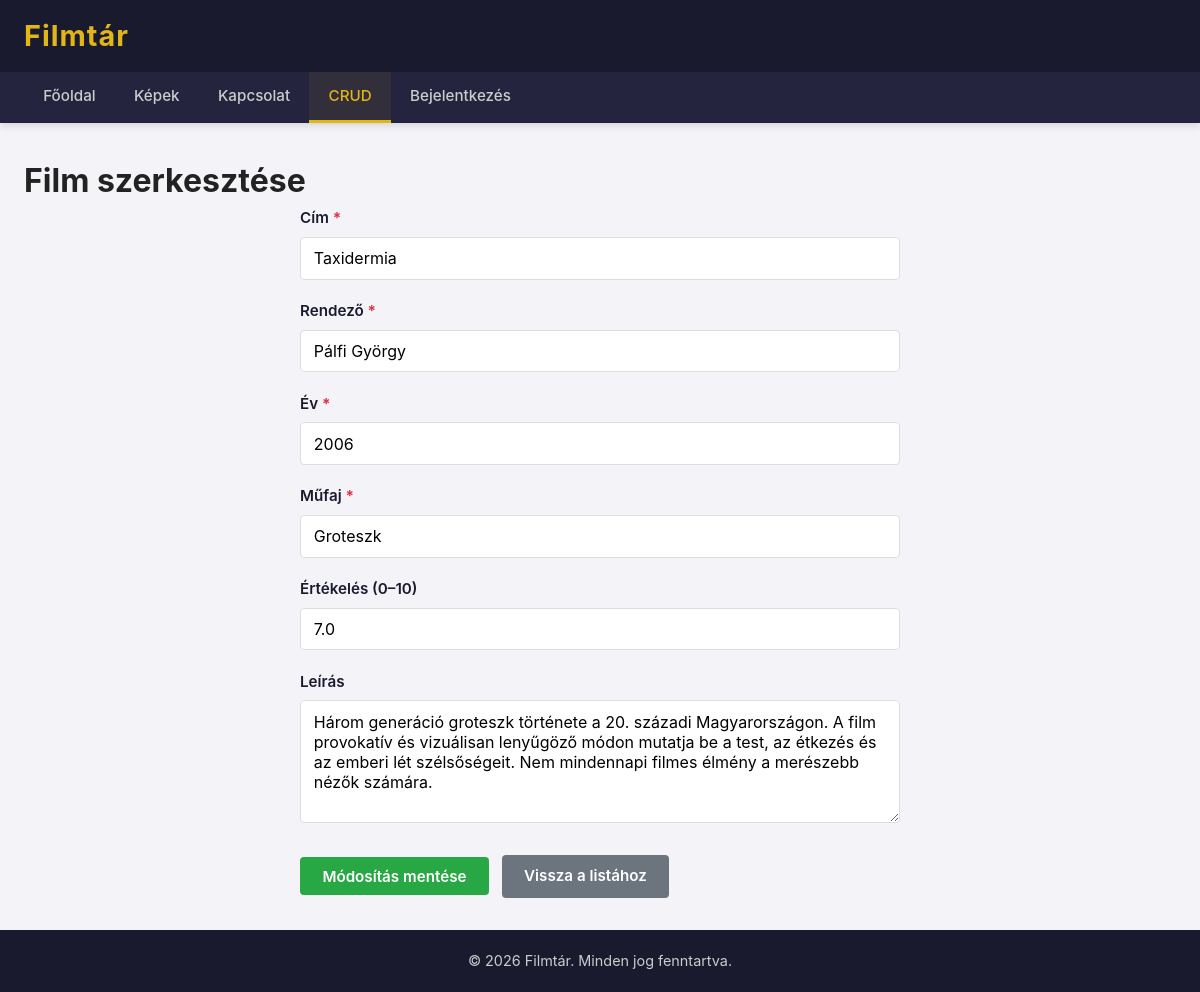
The app's page /index.php?page=crud&action=szerkeszt&id=12 with its own data.
### tables this page shows
CREATE TABLE `g_filmek` (
 `id` INT AUTO_INCREMENT PRIMARY KEY ,
 `cim` VARCHAR(200) NOT NULL ,
 `rendezo` VARCHAR(100) NOT NULL ,
 `ev` INT NOT NULL ,
 `mufaj` VARCHAR(100) NOT NULL ,
 `ertekeles` DECIMAL(3,1) DEFAULT NULL ,
 `leiras` TEXT DEFAULT NULL 
);

### pages/crud.php (the view, shortened to what this page needs)
<?php
$action = $_GET['action'] ?? 'list';
switch ($action) {
        ?>
        <?php
    case 'szerkeszt':
        $id = isset($_GET['id']) ? (int)$_GET['id'] : 0;
        $stmt = $dbh->prepare('SELECT * FROM g_filmek WHERE id = :id');
        $stmt->execute([':id' => $id]);
        $film = $stmt->fetch();
        ?>
        <?php
        $formData = $_SESSION['form_data'] ?? $film;
        ?>
        <h1>Film szerkesztése</h1>
        <form action="index.php?page=crud" method="POST" class="crud-form">
            <div class="form-group">
                <label for="cim">Cím <span class="required">*</span></label>
                <input type="text" id="cim" name="cim" required value="<?= htmlspecialchars($formData['cim'] ?? '') ?>" placeholder="Pl. A keresztapa">
            </div>
            <div class="form-group">
                <label for="rendezo">Rendező <span class="required">*</span></label>
                <input type="text" id="rendezo" name="rendezo" required value="<?= htmlspecialchars($formData['rendezo'] ?? '') ?>" placeholder="Pl. Francis Ford Coppola">
            </div>
            <div class="form-group">
                <label for="ev">Év <span class="required">*</span></label>
                <input type="number" id="ev" name="ev" required min="1888" max="<?= date('Y') + 5 ?>" value="<?= htmlspecialchars($formData['ev'] ?? '') ?>" placeholder="Pl. 1972">
            </div>
            <div class="form-group">
                <label for="mufaj">Műfaj <span class="required">*</span></label>
                <input type="text" id="mufaj" name="mufaj" required value="<?= htmlspecialchars($formData['mufaj'] ?? '') ?>" placeholder="Pl. Dráma">
            </div>
            <div class="form-group">
                <label for="ertekeles">Értékelés (0–10)</label>
                <input type="number" id="ertekeles" name="ertekeles" step="0.1" min="0" max="10" value="<?= htmlspecialchars($formData['ertekeles'] ?? '') ?>" placeholder="Pl. 9.2">
            </div>
            <div class="form-group">
                <label for="leiras">Leírás</label>
                <textarea id="leiras" name="leiras" rows="5" placeholder="Rövid ismertető a filmről..."><?= htmlspecialchars($formData['leiras'] ?? '') ?></textarea>
            </div>
            <div class="form-actions">
                <button type="submit" class="btn btn-success">Módosítás mentése</button>
                <a href="index.php?page=crud" class="btn btn-secondary">Vissza a listához</a>
            </div>
        </form>
        <?php
        break;
        ?>
        <?php
}

### css/style.css (style rules this page uses)
*, *::before, *::after { margin: 0; padding: 0; box-sizing: border-box; }
html { font-size: 16px; scroll-behavior: smooth; }
body { font-family: -apple-system, BlinkMacSystemFont, "Segoe UI", Roboto, "Helvetica Neue", Arial, sans-serif; background-color: #f4f4f8; color: #222; line-height: 1.6; min-height: 100vh; display: flex; flex-direction: column; }
a { text-decoration: none; color: inherit; }
:root { --dark-blue: #1a1a2e; --dark-blue-light: #24243e; --accent-gold: #e2b616; --accent-gold-hover: #f0c830; --white: #ffffff; --light-bg: #f4f4f8; --text-dark: #222222; --text-light: #cccccc; --success-green: #28a745; --danger-red: #dc3545; --info-blue: #007bff; --warning-orange: #fd7e14; --border-color: #ddd; --shadow: 0 2px 8px rgba(0, 0, 0, 0.15); }
form { max-width: 600px; margin: 0 auto; }
.form-group { margin-bottom: 1.2rem; }
.form-group label { display: block; margin-bottom: 0.4rem; font-weight: 600; color: var(--dark-blue); font-size: 0.95rem; }
.form-group input, .form-group textarea, .form-group select { width: 100%; padding: 0.65rem 0.8rem; border: 1px solid var(--border-color); border-radius: 4px; font-size: 1rem; font-family: inherit; transition: border-color 0.3s ease, box-shadow 0.3s ease; background-color: var(--white); }
.form-group textarea { min-height: 120px; resize: vertical; }
.btn { display: inline-block; padding: 0.6rem 1.4rem; border: none; border-radius: 4px; font-size: 0.95rem; font-weight: 600; cursor: pointer; transition: background-color 0.3s ease, transform 0.15s ease, box-shadow 0.3s ease; text-align: center; font-family: inherit; }
.btn-success { background-color: var(--success-green); color: var(--white); }
.crud-form { max-width: 600px; }
.form-actions { display: flex; gap: 0.8rem; margin-top: 1.5rem; align-items: center; }
.btn-secondary { background-color: #6c757d; color: var(--white); }
.required { color: var(--danger-red); font-weight: 700; }

### records on screen
g_filmek: cim "Taxidermia", rendezo "Pálfi György", ev "2006", mufaj "Groteszk", ertekeles "7.0", leiras "Három generáció groteszk története a 20. századi Magyarországon. A film provokatív és vizuálisan lenyűgöző módon mutatja be a test, az étkezés és az emberi lét szélsőségeit. Nem mindennapi filmes élmény a merészebb nézők számára."
